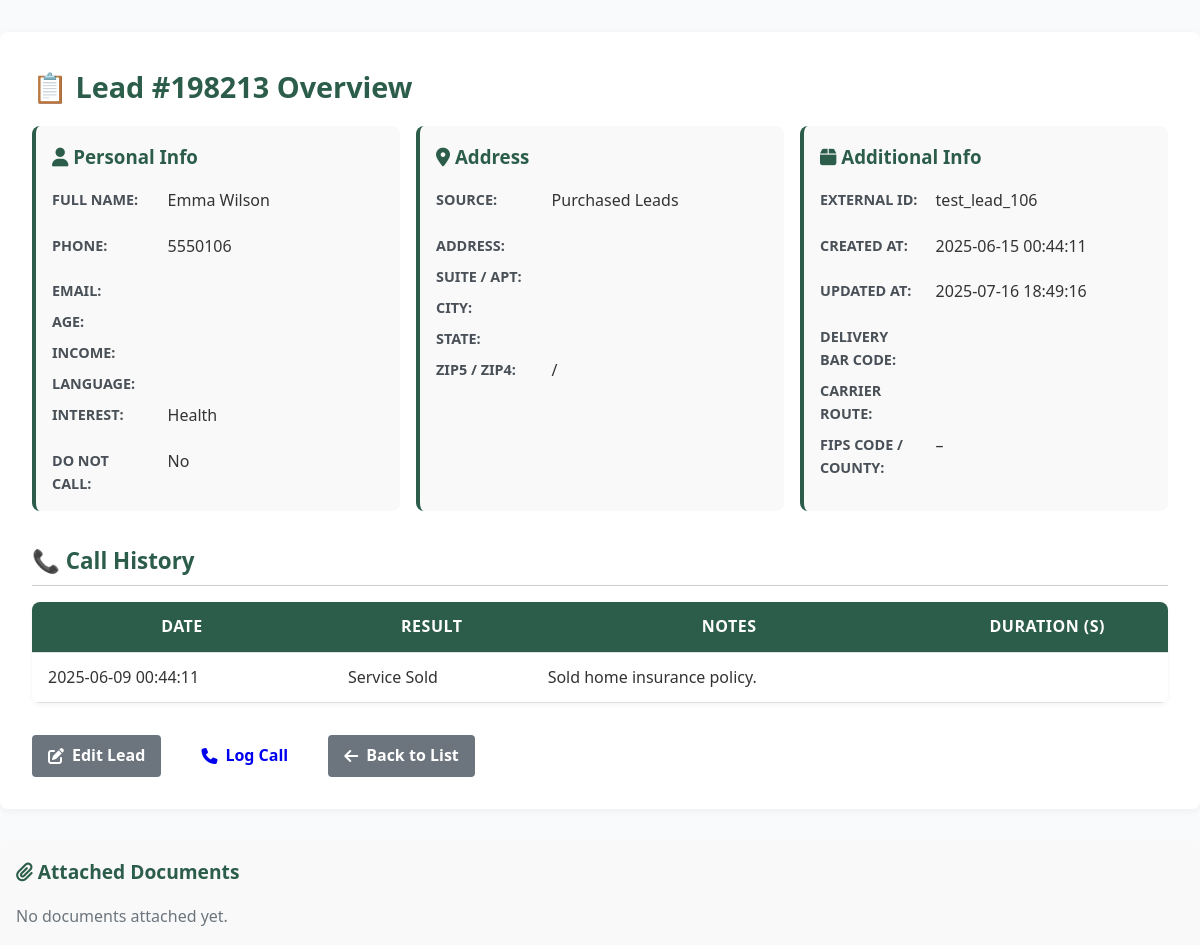
Screenshot of /leads/view.php?id=198213 (signed in) with the database file from the repository.
### tables this page shows
CREATE TABLE `leads` (
  `id` int(11) NOT NULL,
  `external_id` varchar(100) NOT NULL,
  `prefix` varchar(20) DEFAULT NULL,
  `first_name` varchar(50) NOT NULL,
  `mi` varchar(10) DEFAULT NULL,
  `last_name` varchar(50) NOT NULL,
  `phone` varchar(20) NOT NULL,
  `email` varchar(100) DEFAULT NULL,
  `address_line` varchar(150) DEFAULT NULL,
  `suite_apt` varchar(50) DEFAULT NULL,
  `city` varchar(50) DEFAULT NULL,
  `state` char(2) DEFAULT NULL,
  `zip5` char(5) DEFAULT NULL,
  `zip4` char(4) DEFAULT NULL,
  `delivery_point_bar_code` varchar(20) DEFAULT NULL,
  `carrier_route` varchar(20) DEFAULT NULL,
  `fips_county_code` char(5) DEFAULT NULL,
  `county_name` varchar(50) DEFAULT NULL,
  `age` int(11) DEFAULT NULL,
  `insurance_interest_id` int(11) DEFAULT NULL,
  `source_id` int(11) NOT NULL,
  `do_not_call` tinyint(1) NOT NULL DEFAULT 0,
  `taken_by` int(11) DEFAULT NULL,
  `taken_at` datetime DEFAULT NULL,
  `created_at` datetime NOT NULL DEFAULT current_timestamp(),
  `updated_at` datetime NOT NULL DEFAULT current_timestamp() ON UPDATE current_timestamp(),
  `income` varchar(10) DEFAULT NULL,
  `language` varchar(10) DEFAULT NULL,
  `notes` text DEFAULT NULL,
  `uploaded_by` int(11) DEFAULT NULL
);

CREATE TABLE `insurance_interests` (
  `id` int(11) NOT NULL,
  `name` varchar(100) NOT NULL,
  `category` varchar(50) DEFAULT NULL,
  `active` tinyint(1) NOT NULL DEFAULT 1,
  `created_at` datetime NOT NULL DEFAULT current_timestamp()
);

CREATE TABLE `lead_sources` (
  `id` int(11) NOT NULL,
  `name` varchar(100) NOT NULL,
  `description` text DEFAULT NULL,
  `active` tinyint(1) NOT NULL DEFAULT 1,
  `created_at` datetime NOT NULL DEFAULT current_timestamp()
);

CREATE TABLE `interactions` (
  `id` int(11) NOT NULL,
  `lead_id` int(11) NOT NULL,
  `user_id` int(11) NOT NULL,
  `disposition_id` int(11) NOT NULL,
  `notes` text DEFAULT NULL,
  `interaction_time` datetime NOT NULL DEFAULT current_timestamp(),
  `duration_seconds` int(11) DEFAULT NULL,
  `created_at` datetime NOT NULL DEFAULT current_timestamp(),
  `updated_at` datetime NOT NULL DEFAULT current_timestamp() ON UPDATE current_timestamp()
);

CREATE TABLE `dispositions` (
  `id` int(11) NOT NULL,
  `name` varchar(50) NOT NULL,
  `created_at` datetime NOT NULL DEFAULT current_timestamp()
);

### lib/db.php (called while the page is built, shortened)
<?php
function getPDO(): PDO
{
    static $pdo;
    if (!$pdo) {
        $dsn = sprintf(
            'mysql:host=%s;port=%d;dbname=%s;charset=utf8mb4',
            DB_HOST,
            DB_PORT,
            DB_NAME
        );
        $pdo = new PDO($dsn, DB_USER, DB_PASS, [
            PDO::ATTR_ERRMODE            => PDO::ERRMODE_EXCEPTION,
            PDO::ATTR_DEFAULT_FETCH_MODE => PDO::FETCH_ASSOC,
        ]);
    }
    return $pdo;
}

### lib/Interaction.php (called while the page is built, shortened)
<?php
require_once __DIR__ . '/db.php';
class Interaction
{
    public static function forLead(int $leadId): array
    {
        $stmt = getPDO()->prepare("
            SELECT i.*, d.name AS disposition, u.name AS agent
            FROM interactions i
            JOIN dispositions d ON i.disposition_id = d.id
            JOIN users u ON i.user_id = u.id
            WHERE i.lead_id = ?
            ORDER BY i.interaction_time DESC
        ");
        $stmt->execute([$leadId]);
        return $stmt->fetchAll();
    }
}

### lib/LeadLock.php (called while the page is built, shortened)
<?php
require_once __DIR__ . '/db.php';
class LeadLock
{
    public static function check(int $leadId): ?array
    {
        $pdo = getPDO();
        $pdo->prepare("DELETE FROM lead_locks WHERE expires_at < NOW()")->execute();
        $stmt = $pdo->prepare("SELECT user_id, locked_at, expires_at FROM lead_locks WHERE lead_id = ? LIMIT 1");
        $stmt->execute([$leadId]);
        return $stmt->fetch() ?: null;
    }
}

### leads/view.php (the view, shortened to what this page needs)
<?php
require_once __DIR__ . '/../lib/db.php';
require_once __DIR__ . '/../lib/Interaction.php';
require_once __DIR__ . '/../lib/LeadLock.php';
$user = Auth::user();
$leadId = (int)($_GET['id'] ?? 0);
$pdo = getPDO();
$stmt = $pdo->prepare("
    SELECT
      l.*,
      so.name   AS source,
      ii.name   AS interest,
      ir.description AS income_desc,
      lc.description AS language_desc
    FROM leads l
    LEFT JOIN lead_sources        so ON l.source_id              = so.id
    LEFT JOIN insurance_interests ii ON l.insurance_interest_id  = ii.id
    LEFT JOIN income_ranges       ir ON l.income                 = ir.code
    LEFT JOIN language_codes      lc ON l.language               = lc.code
    WHERE l.id = ?
");
$stmt->execute([$leadId]);
$lead = $stmt->fetch(PDO::FETCH_ASSOC);
$calls = Interaction::forLead($leadId);
$lock = LeadLock::check($leadId);
$isLockedByOther = $lock && $lock['user_id'] !== $user['id'];
$stmt = $pdo->prepare("SELECT * FROM lead_documents WHERE lead_id = ?");
$stmt->execute([$leadId]);
$docs = $stmt->fetchAll(PDO::FETCH_ASSOC);
?>
<!DOCTYPE html>
<html lang="en">
<head>
  <link rel="stylesheet" href="./../assets/css/leads/view.css">
  <link rel="stylesheet" href="https://cdnjs.cloudflare.com/ajax/libs/font-awesome/6.5.0/css/all.min.css ">
</head>
<body>
<div class="container">
  <h1>📋 Lead #<?= $leadId ?> Overview</h1>
  <div class="flex-wrap">
    <div class="section">
      <h3><i class="fas fa-user"></i> Personal Info</h3>
      <dl>
        <dt>FULL NAME:</dt>
        <dd><?= htmlspecialchars(trim("{$lead['first_name']} {$lead['last_name']}")) ?></dd>
        <dt>PHONE:</dt>
        <dd><?= htmlspecialchars($lead['phone']) ?></dd>
        <dt>EMAIL:</dt>
        <dd><?= htmlspecialchars($lead['email']) ?></dd>
        <dt>AGE:</dt>
        <dd><?= htmlspecialchars($lead['age']) ?></dd>
        <dt>INCOME:</dt>
        <dd><?= htmlspecialchars($lead['income_desc'] ?? '') ?></dd>
        <dt>LANGUAGE:</dt>
        <dd><?= htmlspecialchars($lead['language_desc'] ?? '') ?></dd>
        <dt>INTEREST:</dt>
        <dd><?= htmlspecialchars($lead['interest']) ?></dd>
        <dt>DO NOT CALL:</dt>
        <dd><?= $lead['do_not_call'] ? 'Yes' : 'No' ?></dd>
      </dl>
    </div>
    <div class="section">
      <h3><i class="fas fa-map-marker-alt"></i> Address</h3>
      <dl>
        <dt>SOURCE:</dt>
        <dd><?= htmlspecialchars($lead['source']) ?></dd>
        <dt>ADDRESS:</dt>
        <dd><?= htmlspecialchars($lead['address_line']) ?></dd>
        <dt>SUITE / APT:</dt>
        <dd><?= htmlspecialchars($lead['suite_apt']) ?></dd>
        <dt>CITY:</dt>
        <dd><?= htmlspecialchars($lead['city']) ?></dd>
        <dt>STATE:</dt>
        <dd><?= htmlspecialchars($lead['state']) ?></dd>
        <dt>ZIP5 / ZIP4:</dt>
        <dd><?= htmlspecialchars($lead['zip5']) ?> / <?= htmlspecialchars($lead['zip4']) ?></dd>
      </dl>
    </div>
    <div class="section">
      <h3><i class="fas fa-box"></i> Additional Info</h3>
      <dl>
        <dt>EXTERNAL ID:</dt>
        <dd><?= htmlspecialchars($lead['external_id']) ?></dd>
        <dt>CREATED AT:</dt>
        <dd><?= htmlspecialchars($lead['created_at']) ?></dd>
        <dt>UPDATED AT:</dt>
        <dd><?= htmlspecialchars($lead['updated_at']) ?></dd>
        <dt>DELIVERY BAR CODE:</dt>
        <dd><?= htmlspecialchars($lead['delivery_point_bar_code']) ?></dd>
        <dt>CARRIER ROUTE:</dt>
        <dd><?= htmlspecialchars($lead['carrier_route']) ?></dd>
        <dt>FIPS CODE / COUNTY:</dt>
        <dd><?= htmlspecialchars($lead['fips_county_code']) ?> – <?= htmlspecialchars($lead['county_name']) ?></dd>
      </dl>
    </div>
  </div>
  <h2 class="section-title">📞 Call History</h2>
  <table class="table">
    <thead>
      <tr>
        <th>Date</th>
        <th>Result</th>
        <th>Notes</th>
        <th>Duration (s)</th>
      </tr>
    </thead>
    <tbody>
      <?php if (empty($calls)): ?>
        <tr><td colspan="4" style="text-align: center;">No call history available.</td></tr>
      <?php else: ?>
        <?php foreach ($calls as $c): ?>
          <tr>
            <td><?= htmlspecialchars($c['interaction_time']) ?></td>
            <td><?= htmlspecialchars($c['disposition']) ?></td>
            <td><?= nl2br(htmlspecialchars(mb_strimwidth($c['notes'], 0, 60, '…'))) ?></td>
            <td><?= htmlspecialchars($c['duration_seconds']) ?></td>
          </tr>
        <?php endforeach; ?>
      <?php endif; ?>
    </tbody>
  </table>
  <div class="actions">
    <a class="btn btn-secondary" href="edit.php?lead_id=<?= $leadId ?>"><i class="fas fa-edit"></i> Edit Lead</a>
    <?php if ($isLockedByOther): ?>
      <span class="btn disabled"><i class="fas fa-lock"></i> Log Call</span>
    <?php else: ?>
      <a class="btn" href="../calls/add.php?lead_id=<?= $leadId ?>"><i class="fas fa-phone"></i> Log Call</a>
    <?php endif; ?>
    <a class="btn btn-secondary" href="list.php"><i class="fas fa-arrow-left"></i> Back to List</a>
  </div>
</div>
<div class="documents mt-4">
  <h3><i class="fas fa-paperclip"></i> Attached Documents</h3>
  <?php if (empty($docs)): ?>
    <p class="text-muted">No documents attached yet.</p>
  <?php endif; ?>
</div>
</body>
</html>

### assets/css/leads/view.css (style rules this page uses)
* { margin: 0; padding: 0; box-sizing: border-box; }
body { font-family: 'Segoe UI', Tahoma, Geneva, Verdana, sans-serif; background-color: #f8fafc; color: #333; line-height: 1.6; }
.container { max-width: 1200px; margin: 2rem auto; padding: 2rem; background-color: #fff; border-radius: 8px; box-shadow: 0 2px 8px rgba(0, 0, 0, 0.05); }
h1, h2.section-title, h3 { margin-top: 0; margin-bottom: 1rem; color: #2c5d4a; }
h1 { font-size: 1.8rem; display: flex; align-items: center; gap: 0.5rem; }
h2.section-title { font-size: 1.4rem; border-bottom: 1px solid #ccc; padding-bottom: 0.4rem; margin-top: 2rem; }
.flex-wrap { display: flex; flex-wrap: wrap; gap: 1rem; margin-bottom: 2rem; }
.section { flex: 1 1 300px; background: #f9f9f9; border-radius: 8px; padding: 1rem; border-left: 4px solid #2c5d4a; }
dl { display: grid; grid-template-columns: 30% 70%; gap: 0.5rem 1rem; margin-top: 1rem; }
dt { font-weight: bold; text-transform: uppercase; font-size: 0.9rem; color: #495057; }
dd { font-weight: 500; margin-bottom: 0.75rem; }
.table { width: 100%; border-collapse: collapse; background-color: #fff; border-radius: 8px; overflow: hidden; box-shadow: 0 2px 4px rgba(0, 0, 0, 0.05); }
.table thead { background-color: #2c5d4a; color: white; }
.table th, .table td { padding: 0.75rem 1rem; border-bottom: 1px solid #dee2e6; vertical-align: middle; }
.table th { text-transform: uppercase; letter-spacing: 0.5px; }
.actions { margin-top: 2rem; display: flex; gap: 1rem; flex-wrap: wrap; }
.btn { display: inline-flex; align-items: center; justify-content: center; gap: 0.5rem; padding: 0.5rem 1rem; font-weight: bold; text-align: center; text-decoration: none; border-radius: 4px; transition: background-color 0.3s ease; border: none; cursor: pointer; }
.btn i.fas { font-size: 1rem; }
.btn-secondary { background-color: #6c757d; color: white; }
.documents { background: #f9f9f9; border-radius: 8px; padding: 1rem; margin-top: 2rem; }
.documents h3 { margin-top: 0; margin-bottom: 1rem; font-size: 1.2rem; }
.text-muted { color: #6c757d; }

### leads/view.php (style rules this page uses)
.section-title { margin: 2rem 0 1rem; font-size: 1.4rem; border-bottom: 1px solid #ccc; padding-bottom: .4rem; }
.actions { margin-top: 2rem; }
.actions .btn { margin-right: .5rem; }
.flex-wrap { display: flex; flex-wrap: wrap; gap: 1rem; }
.section { flex: 1 1 300px; background: #f9f9f9; border-radius: 8px; padding: 1rem; border-left: 4px solid #2c5d4a; }
.documents { margin-top: 2rem; background: #f9f9f9; border-radius: 8px; padding: 1rem; }
.documents h3 { margin-top: 0; }

### rows the page displays
leads: first_name+last_name "Emma Wilson", phone "5550106", insurance_interest.name "Health", source.name "Purchased Leads", external "test_lead_106", created_at "2025-06-15 00:44:11", updated_at "2025-07-16 18:49:16"
interactions: interaction_time "2025-06-09 00:44:11", disposition.name "Service Sold", notes "Sold home insurance policy."

### other values shown
$leadId "198213"
